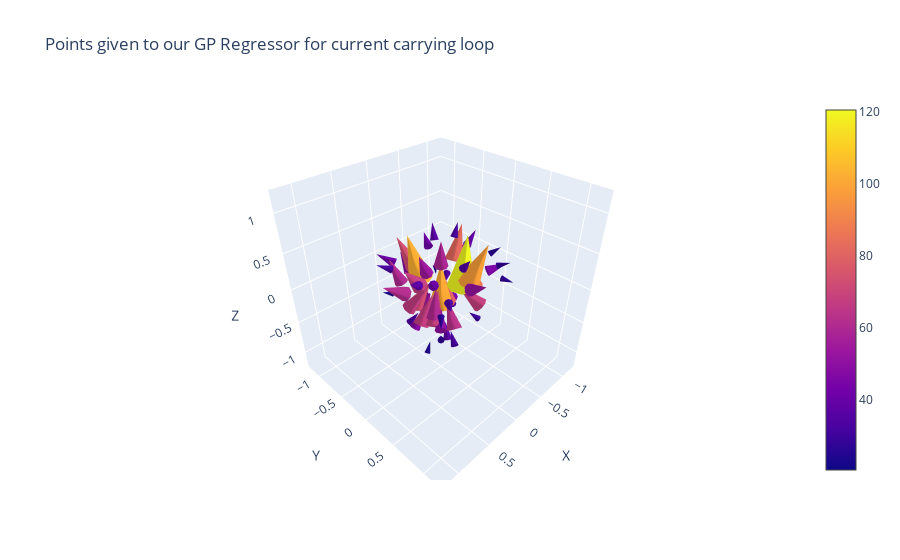

Notebook code cell kept with this figure:
### Code cell
x_samples_coil, y_samples_coil, z_samples_coil, Bx_samples_coil, By_samples_coil, Bz_samples_coil = sample_field(
    x_coil, y_coil, z_coil, fields_x_coil, fields_y_coil, fields_z_coil, n_samples=100
)
plotter.plotter(x_samples_coil, y_samples_coil, z_samples_coil, Bx_samples_coil, By_samples_coil, Bz_samples_coil, 
                title = 'Points given to our GP Regressor for current carrying loop')
